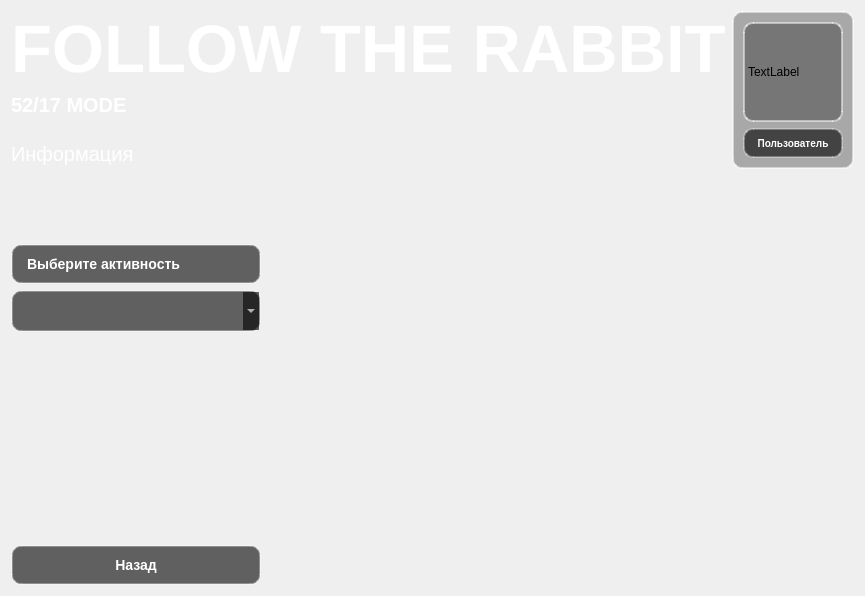
<?xml version="1.0" encoding="UTF-8"?>
<ui version="4.0">
 <class>Form52_17</class>
 <widget class="QWidget" name="Form52_17">
  <property name="geometry">
   <rect>
    <x>0</x>
    <y>0</y>
    <width>834</width>
    <height>596</height>
   </rect>
  </property>
  <property name="windowTitle">
   <string>Form</string>
  </property>
  <layout class="QVBoxLayout" name="verticalLayout_7">
   <item>
    <layout class="QVBoxLayout" name="verticalLayout_6">
     <item>
      <layout class="QHBoxLayout" name="horizontalLayout_2">
       <item>
        <layout class="QVBoxLayout" name="verticalLayout_3">
         <item alignment="Qt::AlignmentFlag::AlignBottom">
          <widget class="QLabel" name="label">
           <property name="font">
            <font>
             <pointsize>50</pointsize>
             <bold>true</bold>
            </font>
           </property>
           <property name="styleSheet">
            <string notr="true">color:white</string>
           </property>
           <property name="text">
            <string>FOLLOW THE RABBIT</string>
           </property>
           <property name="alignment">
            <set>Qt::AlignmentFlag::AlignBottom|Qt::AlignmentFlag::AlignLeading|Qt::AlignmentFlag::AlignLeft</set>
           </property>
          </widget>
         </item>
         <item alignment="Qt::AlignmentFlag::AlignTop">
          <widget class="QLabel" name="label_3">
           <property name="sizePolicy">
            <sizepolicy hsizetype="Preferred" vsizetype="Fixed">
             <horstretch>0</horstretch>
             <verstretch>0</verstretch>
            </sizepolicy>
           </property>
           <property name="minimumSize">
            <size>
             <width>0</width>
             <height>30</height>
            </size>
           </property>
           <property name="maximumSize">
            <size>
             <width>16777215</width>
             <height>30</height>
            </size>
           </property>
           <property name="font">
            <font>
             <pointsize>15</pointsize>
             <bold>true</bold>
            </font>
           </property>
           <property name="styleSheet">
            <string notr="true">QLabel {

    color: white;
    
}
</string>
           </property>
           <property name="text">
            <string>52/17 MODE</string>
           </property>
           <property name="alignment">
            <set>Qt::AlignmentFlag::AlignLeading|Qt::AlignmentFlag::AlignLeft|Qt::AlignmentFlag::AlignTop</set>
           </property>
          </widget>
         </item>
         <item>
          <widget class="QLabel" name="label_7">
           <property name="sizePolicy">
            <sizepolicy hsizetype="Preferred" vsizetype="Fixed">
             <horstretch>0</horstretch>
             <verstretch>0</verstretch>
            </sizepolicy>
           </property>
           <property name="minimumSize">
            <size>
             <width>0</width>
             <height>30</height>
            </size>
           </property>
           <property name="maximumSize">
            <size>
             <width>16777215</width>
             <height>30</height>
            </size>
           </property>
           <property name="font">
            <font>
             <pointsize>15</pointsize>
            </font>
           </property>
           <property name="styleSheet">
            <string notr="true">QLabel {

    color: white;
    
}</string>
           </property>
           <property name="text">
            <string>Информация</string>
           </property>
          </widget>
         </item>
        </layout>
       </item>
       <item>
        <spacer name="horizontalSpacer_4">
         <property name="orientation">
          <enum>Qt::Orientation::Horizontal</enum>
         </property>
         <property name="sizeHint" stdset="0">
          <size>
           <width>40</width>
           <height>20</height>
          </size>
         </property>
        </spacer>
       </item>
       <item>
        <layout class="QVBoxLayout" name="verticalLayout_4">
         <item alignment="Qt::AlignmentFlag::AlignHCenter">
          <widget class="QFrame" name="frame">
           <property name="styleSheet">
            <string notr="true">QFrame {
    border: 2px solid rgba(255,255,255,0.5);
    border-radius: 10px;
    background: rgba(0,0,0,0.3);
}</string>
           </property>
           <property name="frameShape">
            <enum>QFrame::Shape::StyledPanel</enum>
           </property>
           <property name="frameShadow">
            <enum>QFrame::Shadow::Raised</enum>
           </property>
           <layout class="QVBoxLayout" name="verticalLayout_8">
            <item alignment="Qt::AlignmentFlag::AlignHCenter|Qt::AlignmentFlag::AlignVCenter">
             <widget class="QLabel" name="label_5">
              <property name="sizePolicy">
               <sizepolicy hsizetype="Fixed" vsizetype="Fixed">
                <horstretch>0</horstretch>
                <verstretch>0</verstretch>
               </sizepolicy>
              </property>
              <property name="minimumSize">
               <size>
                <width>100</width>
                <height>100</height>
               </size>
              </property>
              <property name="maximumSize">
               <size>
                <width>100</width>
                <height>100</height>
               </size>
              </property>
              <property name="text">
               <string>TextLabel</string>
              </property>
             </widget>
            </item>
            <item alignment="Qt::AlignmentFlag::AlignHCenter">
             <widget class="QLabel" name="label_4">
              <property name="sizePolicy">
               <sizepolicy hsizetype="Fixed" vsizetype="Fixed">
                <horstretch>0</horstretch>
                <verstretch>0</verstretch>
               </sizepolicy>
              </property>
              <property name="minimumSize">
               <size>
                <width>100</width>
                <height>30</height>
               </size>
              </property>
              <property name="maximumSize">
               <size>
                <width>100</width>
                <height>30</height>
               </size>
              </property>
              <property name="styleSheet">
               <string notr="true">QLabel {
    background: rgba(0, 0, 0, 0.6);
    color: white;
    border: 2px solid rgba(255, 255, 255, 0.3);
    border-radius: 10px;
    font-size: 10px;
    font-weight: bold;

}
</string>
              </property>
              <property name="text">
               <string>Пользователь</string>
              </property>
              <property name="alignment">
               <set>Qt::AlignmentFlag::AlignCenter</set>
              </property>
             </widget>
            </item>
           </layout>
          </widget>
         </item>
        </layout>
       </item>
      </layout>
     </item>
     <item>
      <layout class="QHBoxLayout" name="horizontalLayout">
       <item>
        <layout class="QVBoxLayout" name="verticalLayout">
         <item>
          <spacer name="verticalSpacer_3">
           <property name="orientation">
            <enum>Qt::Orientation::Vertical</enum>
           </property>
           <property name="sizeHint" stdset="0">
            <size>
             <width>20</width>
             <height>40</height>
            </size>
           </property>
          </spacer>
         </item>
         <item>
          <widget class="QLabel" name="label_2">
           <property name="styleSheet">
            <string notr="true">QLabel {
    background: rgba(0, 0, 0, 0.6);
    color: white;
    border: 2px solid rgba(255, 255, 255, 0.3);
    border-radius: 10px;
    font-size: 14px;
    font-weight: bold;
    padding: 10px;
}
</string>
           </property>
           <property name="text">
            <string>Выберите активность</string>
           </property>
          </widget>
         </item>
         <item>
          <widget class="QComboBox" name="comboBox">
           <property name="styleSheet">
            <string notr="true">QComboBox {
    background: rgba(0, 0, 0, 0.6);
    color: white;
    border: 2px solid rgba(255, 255, 255, 0.3);
    border-radius: 10px;
    font-size: 14px;
    font-weight: bold;
    padding: 10px;
}

QComboBox:hover {
    background: rgba(100, 100, 100, 0.7);
    border-color: rgba(255, 255, 255, 0.6);
}
QComboBox:pressed {
    background: rgba(50, 50, 50, 0.8);
}</string>
           </property>
          </widget>
         </item>
         <item>
          <spacer name="verticalSpacer_5">
           <property name="orientation">
            <enum>Qt::Orientation::Vertical</enum>
           </property>
           <property name="sizeHint" stdset="0">
            <size>
             <width>20</width>
             <height>40</height>
            </size>
           </property>
          </spacer>
         </item>
         <item>
          <spacer name="verticalSpacer_4">
           <property name="orientation">
            <enum>Qt::Orientation::Vertical</enum>
           </property>
           <property name="sizeHint" stdset="0">
            <size>
             <width>20</width>
             <height>40</height>
            </size>
           </property>
          </spacer>
         </item>
         <item>
          <spacer name="verticalSpacer">
           <property name="orientation">
            <enum>Qt::Orientation::Vertical</enum>
           </property>
           <property name="sizeHint" stdset="0">
            <size>
             <width>20</width>
             <height>40</height>
            </size>
           </property>
          </spacer>
         </item>
         <item>
          <widget class="QPushButton" name="pushButton">
           <property name="sizePolicy">
            <sizepolicy hsizetype="Fixed" vsizetype="Fixed">
             <horstretch>0</horstretch>
             <verstretch>0</verstretch>
            </sizepolicy>
           </property>
           <property name="minimumSize">
            <size>
             <width>250</width>
             <height>0</height>
            </size>
           </property>
           <property name="styleSheet">
            <string notr="true">QPushButton {
    background: rgba(0, 0, 0, 0.6);
    color: white;
    border: 2px solid rgba(255, 255, 255, 0.3);
    border-radius: 10px;
    font-size: 14px;
    font-weight: bold;
    padding: 10px;
}

QPushButton:hover {
    background: rgba(100, 100, 100, 0.7);
    border-color: rgba(255, 255, 255, 0.6);
}

QPushButton:pressed {
    background: rgba(50, 50, 50, 0.8);
}</string>
           </property>
           <property name="text">
            <string>Назад</string>
           </property>
          </widget>
         </item>
        </layout>
       </item>
       <item>
        <layout class="QVBoxLayout" name="verticalLayout_5">
         <item>
          <spacer name="horizontalSpacer">
           <property name="orientation">
            <enum>Qt::Orientation::Horizontal</enum>
           </property>
           <property name="sizeHint" stdset="0">
            <size>
             <width>40</width>
             <height>20</height>
            </size>
           </property>
          </spacer>
         </item>
        </layout>
       </item>
       <item>
        <layout class="QVBoxLayout" name="verticalLayout_2">
         <item>
          <layout class="QHBoxLayout" name="buttonlayout"/>
         </item>
         <item>
          <layout class="QVBoxLayout" name="pomodoro_layout"/>
         </item>
        </layout>
       </item>
      </layout>
     </item>
    </layout>
   </item>
  </layout>
 </widget>
 <resources/>
 <connections/>
</ui>
